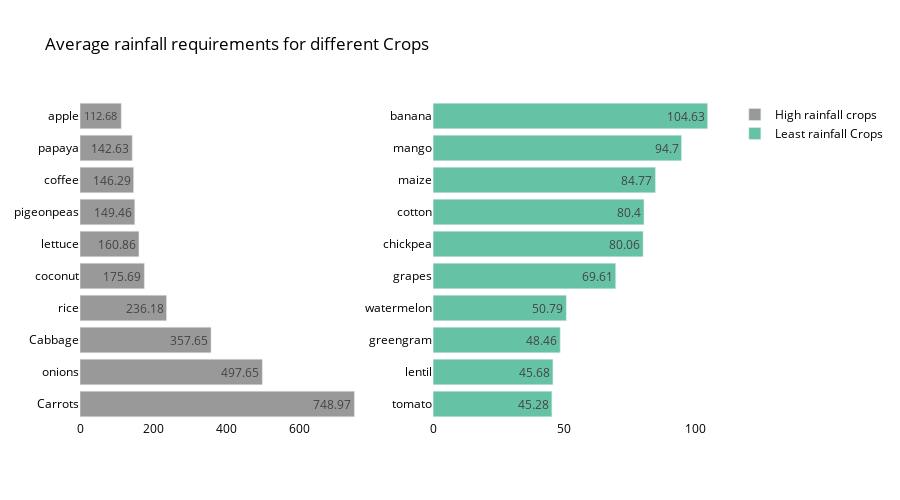

The cell this chart's notebook holds for it:
### Markdown cell above
* Rainfall Requirements for different crops

### Code cell
# create and sort DataFrame
temperature_summary= crop_average.sort_values(by='rainfall_mm', ascending=False)

# Create subplots
fig = make_subplots(rows=1, cols=2)

# Define data for subplots
top = temperature_summary.nlargest(10,'rainfall_mm')
last = temperature_summary.nsmallest(10,'rainfall_mm')

# Generate unique color palettes for top and last
color_palette_top = px.colors.qualitative.Set1
color_palette_last = px.colors.qualitative.Set2

# Add bar traces to subplots
fig.add_trace(
    go.Bar(
        y=top.index,
        x=top['rainfall_mm'],
        name="High rainfall crops",
        marker_color=random.choice(color_palette_top),
        orientation='h',
        text=top['rainfall_mm']
    ),row=1, col=1)

fig.add_trace(
    go.Bar(
        y=last.index,
        x=last['rainfall_mm'],
        name="Least rainfall Crops",
        marker_color=random.choice(color_palette_last),
        orientation='h',
        text=last['rainfall_mm']
    ),row=1, col=2)

# Update trace settings and layout
fig.update_traces(texttemplate='%{text}', textposition='inside')
fig.update_layout(
    title_text="Average rainfall requirements for different Crops",
    plot_bgcolor='white',
    font_size=12,
    font_color='black',
    height=500
)

# Update axes and display the figure
fig.update_xaxes(showgrid=False)
fig.update_yaxes(showgrid=False)
fig.show()

### Figure 1 — Plotly figure (JSON) as saved in the notebook; plotly's stock layout.template omitted (floating-point values rounded to 4 significant figures)
{"data": [{"marker": {"color": "rgb(153,153,153)"}, "name": "High rainfall crops", "orientation": "h", "text": [749.0, 497.6, 357.6, 236.2, 175.7, 160.9, 149.5, 146.3, 142.6, 112.7], "textposition": "inside", "texttemplate": "%{text}", "type": "bar", "x": [749.0, 497.6, 357.6, 236.2, 175.7, 160.9, 149.5, 146.3, 142.6, 112.7], "xaxis": "x", "y": ["Carrots", "onions", "Cabbage", "rice", "coconut", "lettuce", "pigeonpeas", "coffee", "papaya", "apple"], "yaxis": "y"}, {"marker": {"color": "rgb(102,194,165)"}, "name": "Least rainfall Crops", "orientation": "h", "text": [45.28, 45.68, 48.46, 50.79, 69.61, 80.06, 80.4, 84.77, 94.7, 104.6], "textposition": "inside", "texttemplate": "%{text}", "type": "bar", "x": [45.28, 45.68, 48.46, 50.79, 69.61, 80.06, 80.4, 84.77, 94.7, 104.6], "xaxis": "x2", "y": ["tomato", "lentil", "greengram", "watermelon", "grapes", "chickpea", "cotton", "maize", "mango", "banana"], "yaxis": "y2"}], "layout": {"font": {"color": "black", "size": 12}, "height": 500, "plot_bgcolor": "white", "title": {"text": "Average rainfall requirements for different Crops"}, "xaxis": {"anchor": "y", "domain": [0, 0.45], "showgrid": false}, "xaxis2": {"anchor": "y2", "domain": [0.55, 1], "showgrid": false}, "yaxis": {"anchor": "x", "domain": [0, 1], "showgrid": false}, "yaxis2": {"anchor": "x2", "domain": [0, 1], "showgrid": false}}}
